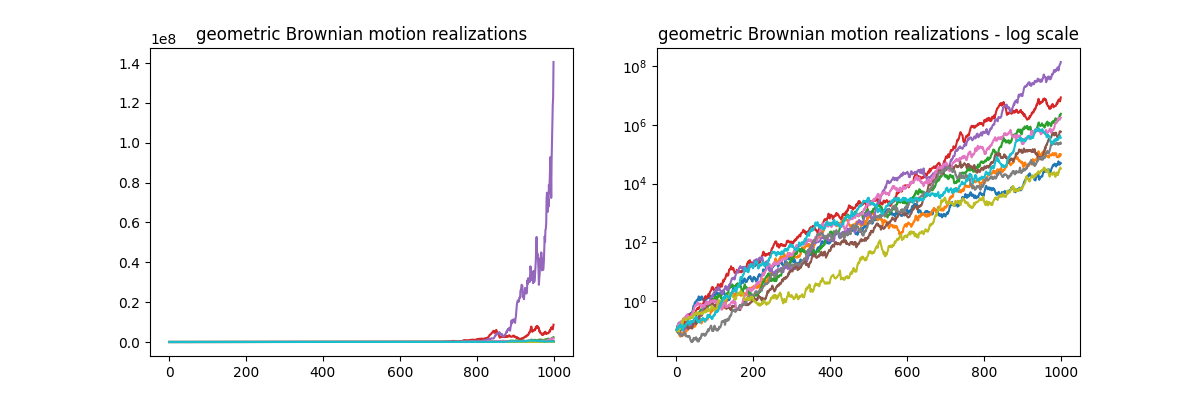

Recreate this plot in Python.
import numpy as np
import matplotlib.pyplot as plt

from gbm_rgbm import gbm

x_0 = 0.1
mu = 0.2
dt = 0.1
sigma = 0.3

N=10
n_steps=1000


model=gbm(x_0, mu, sigma, dt)

res=[]
for i in range(N):
    model.initilize_run()
    model.run(n_steps)
    res.append(model.x)


plt.figure(figsize=(12,4))

plt.subplot(1,2,1)
for x_n in res:
    plt.plot(x_n)
plt.title('geometric Brownian motion realizations')

plt.subplot(1,2,2)
for x_n in res:
    plt.plot(x_n)
plt.yscale('log')
plt.title('geometric Brownian motion realizations - log scale')

plt.savefig("gbm.png")
plt.close()
#plt.show()
